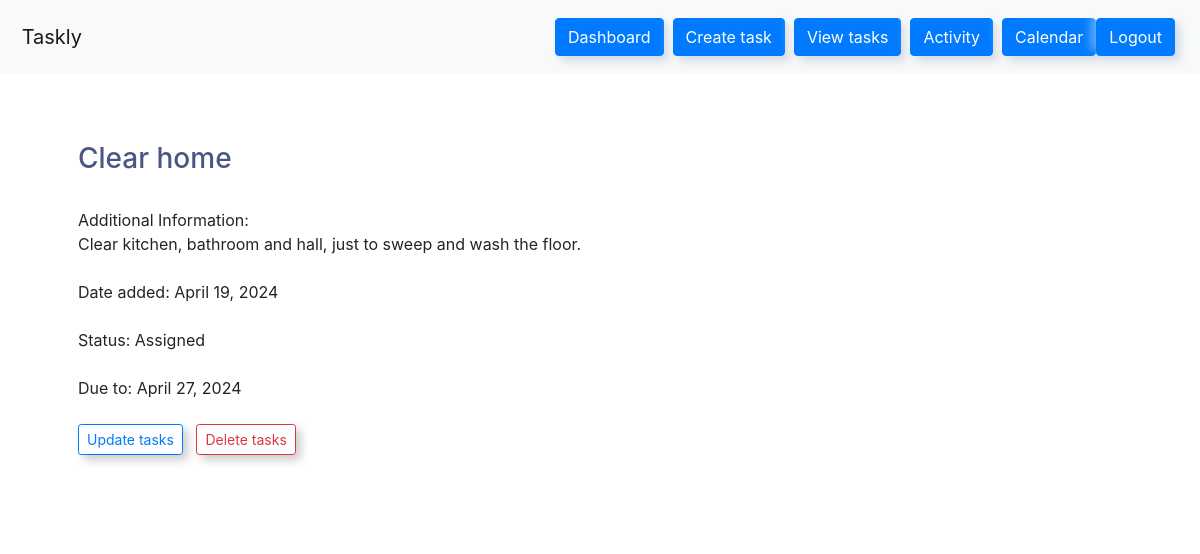
The app's page /en/view-task/41/ (signed in) with its own data.
### todo/models.py (models this page shows, shortened)
class Task(models.Model):
    STATUS_CHOICES = [
        ('option1','Assigned'),
        ('option2','In progress'),
        ('option3','Done'),
    ]
    title = models.CharField(max_length=100, null=True)
    content = models.CharField(max_length=1000, null=True, blank=True)
    date_posted = models.DateTimeField(auto_now_add=True, null=True)
    date_end = models.DateTimeField(null=True)
    do_to = models.DateTimeField(null=True)
    status = models.CharField(max_length=100, null=True, choices=STATUS_CHOICES)
    user = models.ForeignKey(User, max_length=18, on_delete=models. CASCADE, null=True)

### todo/views.py (the view)
# urls.py: path('view-task/<int:task_id>/', views.viewTask, name="view-task"),
@login_required(login_url='my-login')
def viewTask(request, task_id):
    instance = get_object_or_404(Task, pk=task_id)
    form = CreateTaskForm(request.POST or None, instance=instance)
    context = {
        'instance': instance,
        'form': form
    }
    return render(request, 'profile/view-task.html', context)

### templates/profile/view-task.html (shortened to what this page needs)
{% load i18n %}
{% block content %}
<head>
  <link rel="stylesheet" type="text/css" href="https://bootswatch.com/5/morph/bootstrap.min.css">
</head>
{%include 'profile/base.html'%}
<form method="post">
  <div class="container bg-white shadow-md p-5 form-layout" style="margin-top:20px;">
    <h3> {{instance.title}} </h3>
    <br>
    {% trans "Additional Information:" %}
    <br>
    {{ instance.content }}
    <br> <br>
    {% trans "Date added:" %}  {{instance.date_posted|date:"F j, Y"}}
    <br> <br>
    {% trans "Status:" %}  {{instance.get_status_display}}
    <br> <br>
    {% trans "Due to:" %}  {{ instance.do_to|date:"F j, Y" }}
    <br> <br>
    <a class="btn btn-outline-primary navbar-btn btn-sm" type="button" href="{% url 'update-task' instance.id %}">{% trans "Update tasks" %}</a>
    <a class="btn btn-outline-danger navbar-btn btn-sm" type="button" href="{% url 'delete-task' instance.id %}">{% trans "Delete tasks" %}</a>
    <br> <br>
</div>
</form>
{% endblock %}

### templates/profile/view-task.html (style rules this page uses)
.form-layout { border-radius: 10px; width: 500px; margin: auto; }

### templates/profile/base.html (style rules this page uses)
div { margin-top: 10px; margin-bottom: 10px; }

### records on screen
Task: title "Clear home", content "Clear kitchen, bathroom and hall, just to sweep and wash the floor.", date_posted "April 19, 2024", status "Assigned", do_to "April 27, 2024"
